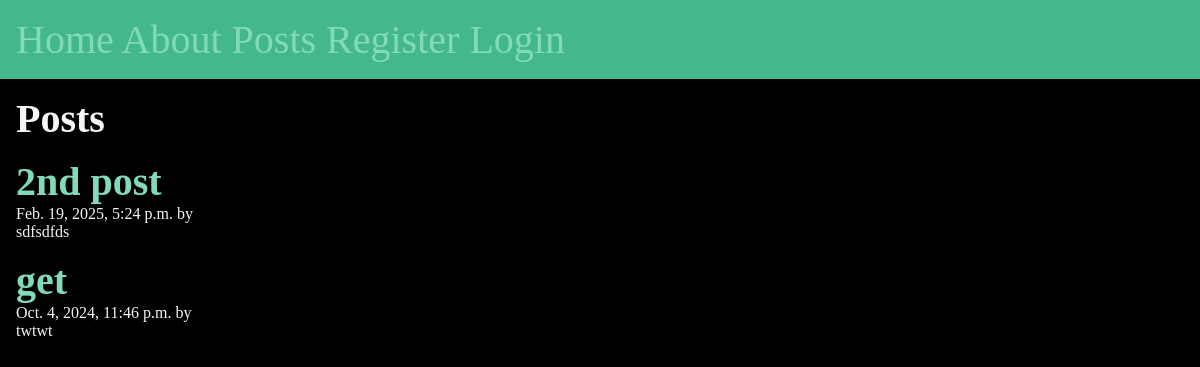
/posts/, run on an earlier commit of the app's database.
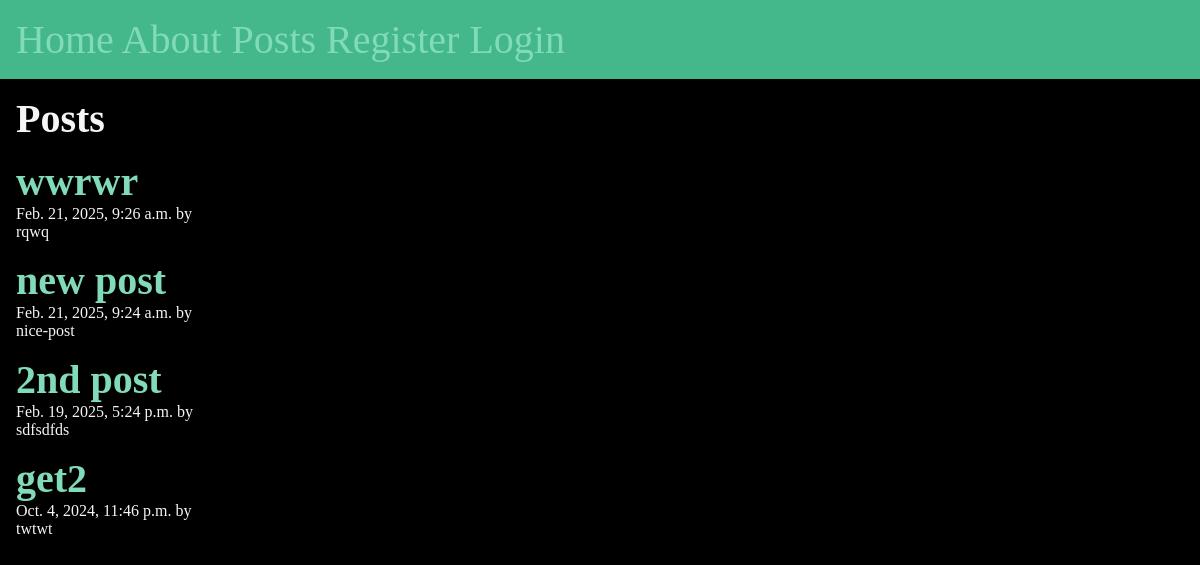
And on a later commit of the database.
### posts/models.py (models this page shows, shortened)
class Post(models.Model):
    title = models.CharField(max_length=75)
    body = models.TextField()
    slug = models.SlugField()
    date = models.DateTimeField(auto_now_add=True)
    banner = models.ImageField(default="fallback.png", blank=True)
    author = models.ForeignKey(User, on_delete=models.CASCADE, default=None)

### posts/views.py (the view)
# urls.py: path('', views.posts_list, name="list" ),
def posts_list(request):
    posts = Post.objects.all().order_by("-date")
    return render(request, 'posts/posts_list.html', {"posts": posts})

### posts/templates/posts/posts_list.html (shortened to what this page needs)
{% extends "layout.html" %}
{% block content %}
<section>
    <h1>Posts</h1>
    {% for post in posts%}
    <article class="posts">
        <h2>
            <a href="{% url 'posts:page' slug=post.slug %}">{{ post.title }}</a>
        </h2>
        <p>{{ post.date }} by {{ post.author }}</p>
        <p>{{ post.slug }}</p>
    </article>
    {% endfor %}
</section>
{% endblock  %}

### templates/layout.html (shortened to what this page needs)
<!DOCTYPE html>
{% load static %}
<html lang="en">
  <head>
    <link rel="stylesheet" href="{% static 'css/style.css' %}" />
  </head>
  <body>
    <nav>
      <a href="/"><span title="Home">Home</span></a>
      <a href="/about">About</a>
      <a href="{% url 'posts:list' %}">Posts</a>
      {% if user.is_authenticated %}
      <a href="{% url 'posts:new-post' %}">New post</a>
      <form class="logout" action="{% url 'users:logout' %}" method="post">
        {% csrf_token %}
        <button class="logout-button" aria-label="Logout" title="Logout">
          Logout
        </button>
      </form>
      {% else %}
      <a href="{% url 'users:register' %}">Register</a>
      <a href="{% url 'users:login' %}">Login</a>
      {% endif %}
    </nav>
    <main>{% block content %} {% endblock %}</main>
  </body>
</html>

What changed in the data, as far as the page shows it:
added Post: title "wwrwr", date "Feb. 21, 2025, 9:26 a.m.", slug "rqwq"
added Post: title "new post", date "Feb. 21, 2025, 9:24 a.m.", slug "nice-post"
changed Post "twtwt": title "get" → "get2"
